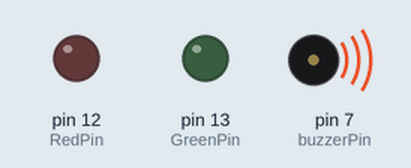
Recording of a sketch running on a simulated Arduino Uno, built with avr-gcc and run on an emulated ATmega328P. Parts: output pins drawn as LEDs (lit = HIGH), buzzer (waves = sounding).

Above: at 1.4 s.
At 2.9 s:
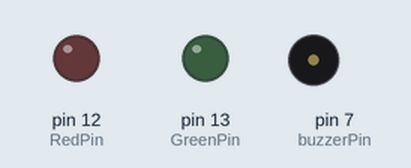
At 5.3 s:
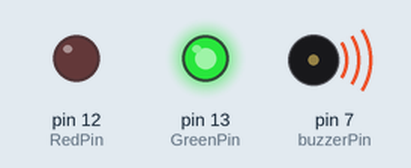
Timing chart, 0 to 5.6 s (numbered marks = the images above):
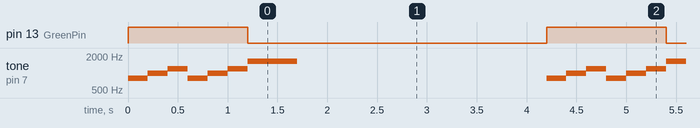

The sketch:

testtt.ino
```cpp
int GreenPin = 13;
int RedPin = 12;
char buzzerPin = 7;

void setup() {
  pinMode(GreenPin, OUTPUT);
  pinMode(RedPin, OUTPUT);
}

void loop() {

//  buzzer("passwordOK");
//  delay(3000);
//  buzzer("passwordWrong");
//  delay(3000);
  buzzer("levelUP");
  delay(3000);

}


void buzzer(int x) {
  if (x == "passwordOK") {
    digitalWrite(GreenPin, HIGH);
    tone(buzzerPin, 800, 1000);
    delay(2000);
    digitalWrite(GreenPin, LOW);
  }
  else if (x == "passwordWrong") {
    digitalWrite(RedPin, HIGH);
    tone(buzzerPin, 1000, 500);
    delay(1000);
    tone(buzzerPin, 1000, 500);
    digitalWrite(RedPin, LOW);
  }
  else if (x =="levelUP") {
    digitalWrite(GreenPin, HIGH);
    tone(buzzerPin, 800, 1000);
    delay(200);
    tone(buzzerPin, 1000, 1000);
    delay(200);
    tone(buzzerPin, 1200, 200);
    delay(200);
    tone(buzzerPin, 800, 1000);
    delay(200);
    tone(buzzerPin, 1000, 1000);
    delay(200);
    tone(buzzerPin, 1200, 200);
    delay(200);
    tone(buzzerPin, 1600, 500);

    digitalWrite(GreenPin, LOW);
  }
}
```

Measured:
- by itself, pin 13 (GreenPin): alternates HIGH for 1.2 s and LOW for 3.0 s
- by itself, tone on pin 7 (buzzerPin): repeats every 4.2 s: 1000 Hz 0.20 s, 1200 Hz 0.20 s, 800 Hz 0.20 s, 1000 Hz 0.20 s, 1200 Hz 0.20 s, 1600 Hz 0.50 s, silent 2.5 s, 800 Hz 0.20 s
